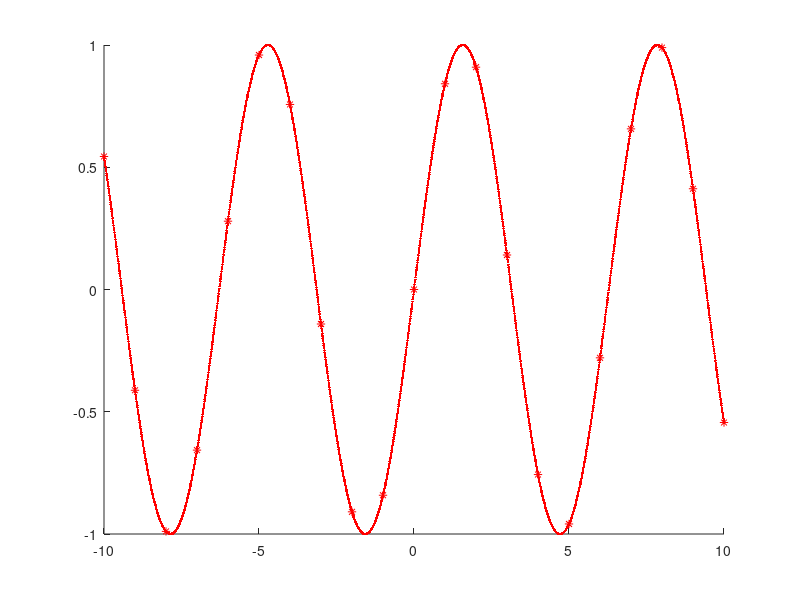

The MATLAB source for this figure:
% Animate the drawing of sin(x) from -10 to 10 using a step of 0.01.
% Overlay it with an animation of drawing sin(x) in the same interval,
% but with a step of 1 and a corresponding change in speed.

hold on;

for k = -10:0.01:10
  y = sin(k);
  plot(k, y, 'r');
  pause(0.01);
end

for k = -10:1:10
  y = sin(k);
  plot(k, y, 'r*');
  pause(1);
end
